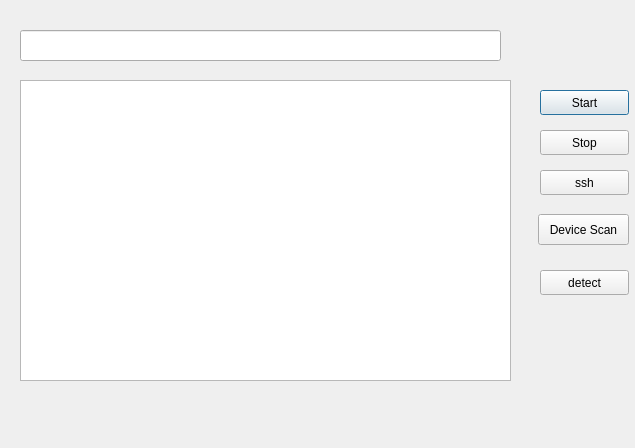
<?xml version="1.0" encoding="UTF-8"?>
<ui version="4.0">
 <class>Dialog</class>
 <widget class="QDialog" name="Dialog">
  <property name="geometry">
   <rect>
    <x>0</x>
    <y>0</y>
    <width>635</width>
    <height>448</height>
   </rect>
  </property>
  <property name="windowTitle">
   <string>Dialog</string>
  </property>
  <widget class="QPushButton" name="button">
   <property name="geometry">
    <rect>
     <x>540</x>
     <y>90</y>
     <width>89</width>
     <height>25</height>
    </rect>
   </property>
   <property name="text">
    <string>Start</string>
   </property>
  </widget>
  <widget class="QTextEdit" name="textEdit">
   <property name="geometry">
    <rect>
     <x>20</x>
     <y>80</y>
     <width>491</width>
     <height>301</height>
    </rect>
   </property>
  </widget>
  <widget class="QPushButton" name="button2">
   <property name="geometry">
    <rect>
     <x>540</x>
     <y>130</y>
     <width>89</width>
     <height>25</height>
    </rect>
   </property>
   <property name="text">
    <string>Stop</string>
   </property>
  </widget>
  <widget class="QLineEdit" name="cmd">
   <property name="geometry">
    <rect>
     <x>20</x>
     <y>30</y>
     <width>481</width>
     <height>31</height>
    </rect>
   </property>
  </widget>
  <widget class="QPushButton" name="ssh">
   <property name="geometry">
    <rect>
     <x>540</x>
     <y>170</y>
     <width>89</width>
     <height>25</height>
    </rect>
   </property>
   <property name="text">
    <string>ssh</string>
   </property>
  </widget>
  <widget class="QPushButton" name="deviceScan">
   <property name="geometry">
    <rect>
     <x>538</x>
     <y>214</y>
     <width>91</width>
     <height>31</height>
    </rect>
   </property>
   <property name="text">
    <string>Device Scan</string>
   </property>
  </widget>
  <widget class="QPushButton" name="detect">
   <property name="geometry">
    <rect>
     <x>540</x>
     <y>270</y>
     <width>89</width>
     <height>25</height>
    </rect>
   </property>
   <property name="text">
    <string>detect</string>
   </property>
  </widget>
 </widget>
 <resources/>
 <connections/>
</ui>
